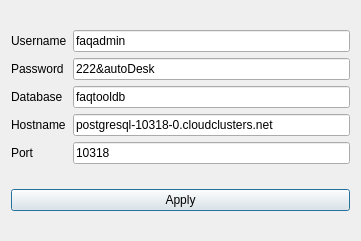
<?xml version="1.0" encoding="UTF-8"?>
<ui version="4.0">
 <class>DbSettings</class>
 <widget class="QDialog" name="DbSettings">
  <property name="geometry">
   <rect>
    <x>0</x>
    <y>0</y>
    <width>361</width>
    <height>241</height>
   </rect>
  </property>
  <property name="windowTitle">
   <string>Dialog</string>
  </property>
  <layout class="QVBoxLayout" name="verticalLayout_3">
   <item>
    <layout class="QHBoxLayout" name="horizontalLayout">
     <item>
      <layout class="QVBoxLayout" name="verticalLayout_2">
       <item>
        <widget class="QLabel" name="label">
         <property name="text">
          <string>Username</string>
         </property>
        </widget>
       </item>
       <item>
        <widget class="QLabel" name="label_2">
         <property name="text">
          <string>Password</string>
         </property>
        </widget>
       </item>
       <item>
        <widget class="QLabel" name="label_3">
         <property name="text">
          <string>Database</string>
         </property>
        </widget>
       </item>
       <item>
        <widget class="QLabel" name="label_5">
         <property name="text">
          <string>Hostname</string>
         </property>
        </widget>
       </item>
       <item>
        <widget class="QLabel" name="label_4">
         <property name="text">
          <string>Port</string>
         </property>
        </widget>
       </item>
      </layout>
     </item>
     <item>
      <layout class="QVBoxLayout" name="verticalLayout">
       <item>
        <widget class="QLineEdit" name="le_username">
         <property name="text">
          <string>faqadmin</string>
         </property>
        </widget>
       </item>
       <item>
        <widget class="QLineEdit" name="le_password">
         <property name="text">
          <string>222&amp;autoDesk</string>
         </property>
        </widget>
       </item>
       <item>
        <widget class="QLineEdit" name="le_database">
         <property name="text">
          <string>faqtooldb</string>
         </property>
        </widget>
       </item>
       <item>
        <widget class="QLineEdit" name="le_host">
         <property name="text">
          <string>postgresql-10318-0.cloudclusters.net</string>
         </property>
        </widget>
       </item>
       <item>
        <widget class="QLineEdit" name="le_port">
         <property name="text">
          <string>10318</string>
         </property>
        </widget>
       </item>
      </layout>
     </item>
    </layout>
   </item>
   <item>
    <widget class="QPushButton" name="btn_set_app">
     <property name="text">
      <string>Apply</string>
     </property>
    </widget>
   </item>
  </layout>
 </widget>
 <resources/>
 <connections/>
</ui>
